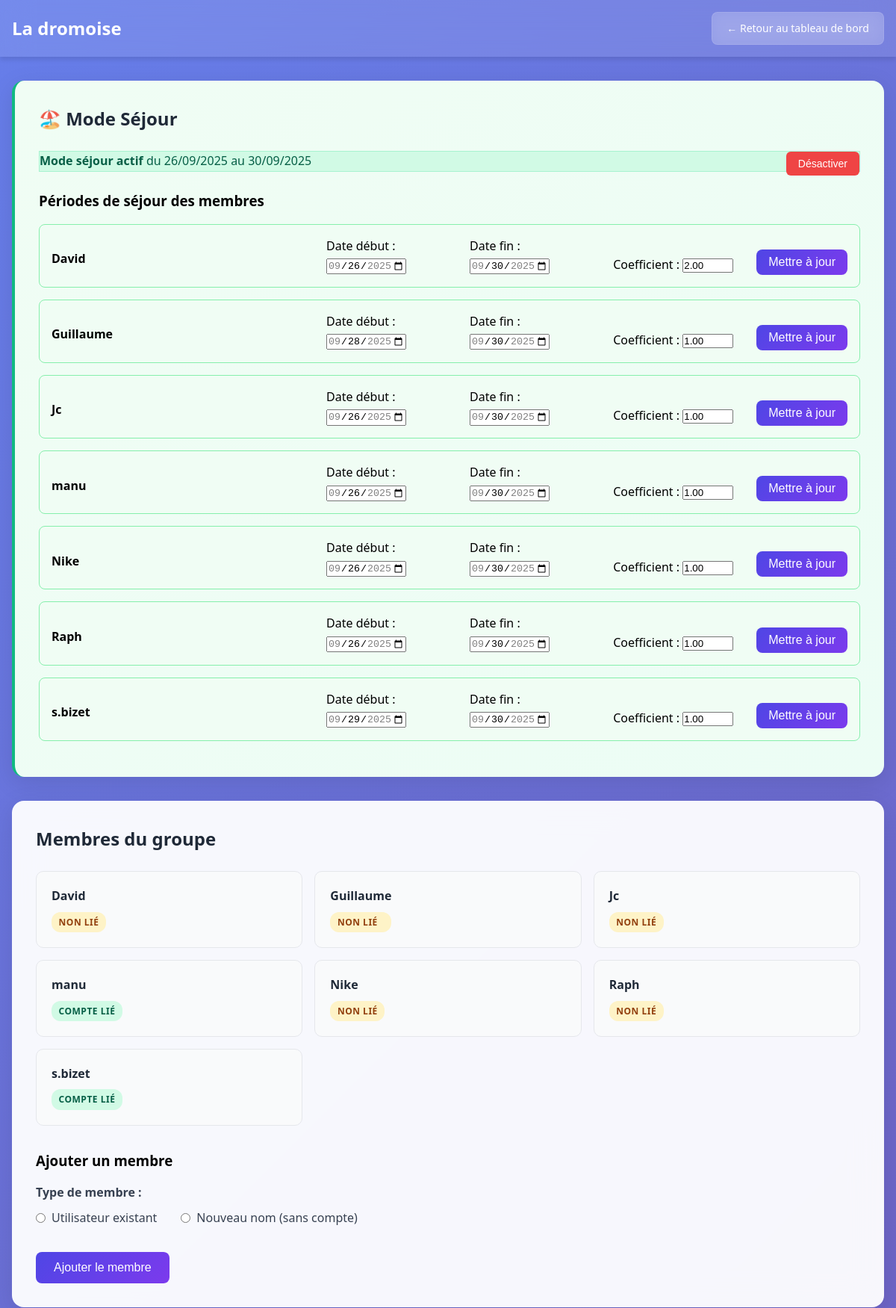
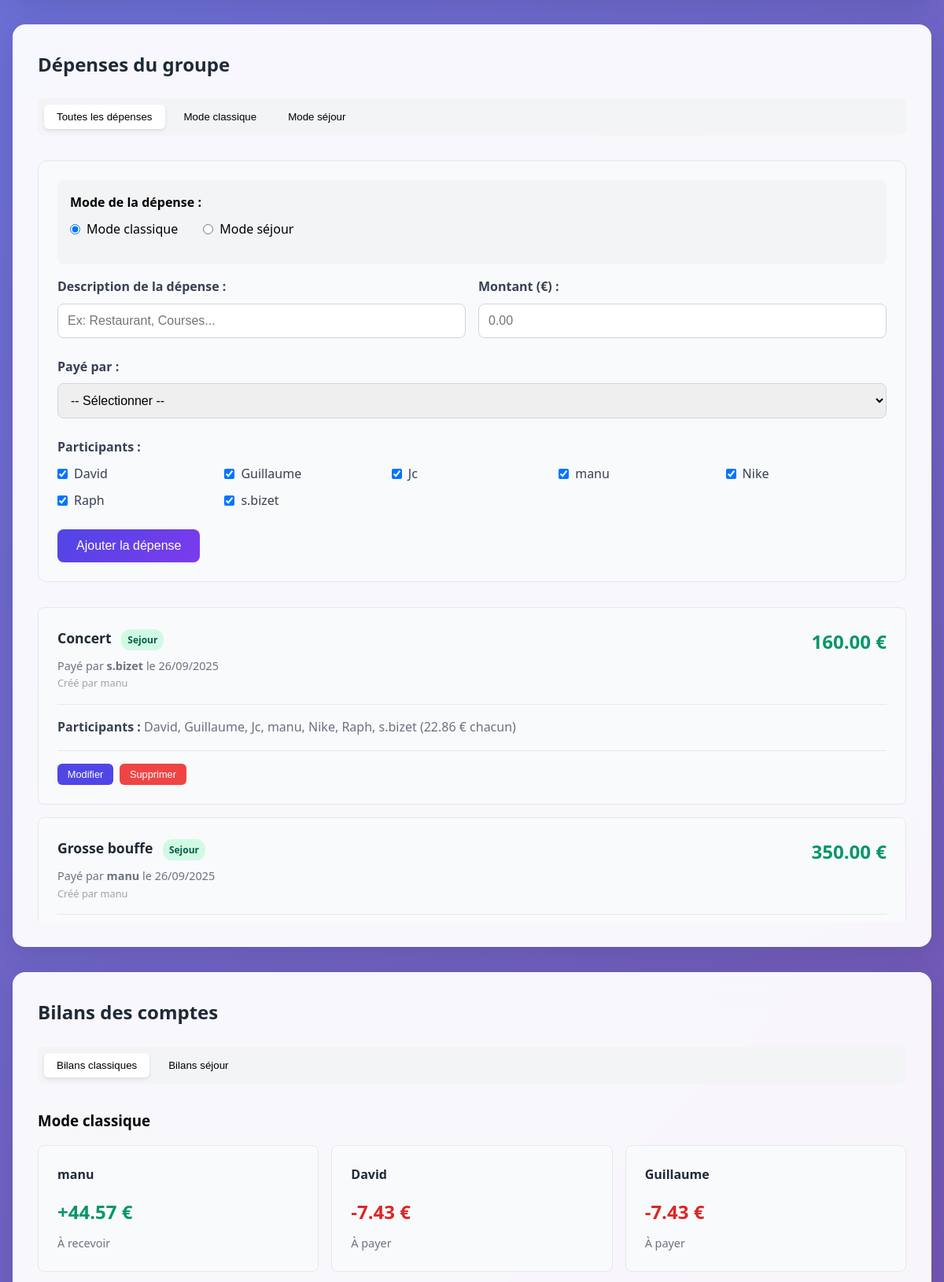
Page /group.php?id=4 (signed in, upper part) on the committed database (2 pictures, top to bottom).
### tables this page shows
CREATE TABLE `groups_table` (
  `id` int(11) NOT NULL,
  `name` varchar(100) NOT NULL,
  `description` text DEFAULT NULL,
  `created_by` int(11) DEFAULT NULL,
  `created_at` timestamp NULL DEFAULT current_timestamp(),
  `stay_mode_enabled` tinyint(1) DEFAULT 0,
  `stay_start_date` date DEFAULT NULL,
  `stay_end_date` date DEFAULT NULL
);

CREATE TABLE `group_members` (
  `id` int(11) NOT NULL,
  `group_id` int(11) DEFAULT NULL,
  `user_id` int(11) DEFAULT NULL,
  `member_name` varchar(50) NOT NULL,
  `status` enum('pending','active') DEFAULT 'pending',
  `joined_at` timestamp NULL DEFAULT current_timestamp()
);

CREATE TABLE `member_stay_periods` (
  `id` int(11) NOT NULL,
  `group_id` int(11) NOT NULL,
  `member_name` varchar(50) NOT NULL,
  `start_date` date NOT NULL,
  `end_date` date NOT NULL,
  `coefficient` decimal(5,2) DEFAULT 1.00,
  `created_at` timestamp NULL DEFAULT current_timestamp(),
  `updated_at` timestamp NULL DEFAULT current_timestamp() ON UPDATE current_timestamp()
);

CREATE TABLE `expenses` (
  `id` int(11) NOT NULL,
  `group_id` int(11) DEFAULT NULL,
  `title` varchar(100) NOT NULL,
  `amount` decimal(10,2) NOT NULL,
  `paid_by` varchar(50) NOT NULL,
  `created_by` int(11) DEFAULT NULL,
  `created_at` timestamp NULL DEFAULT current_timestamp(),
  `modified_by` int(11) DEFAULT NULL,
  `modified_at` timestamp NULL DEFAULT NULL,
  `expense_mode` enum('classique','sejour') DEFAULT 'classique'
);

CREATE TABLE `users` (
  `id` int(11) NOT NULL,
  `username` varchar(50) NOT NULL,
  `email` varchar(100) DEFAULT NULL,
  `password` varchar(255) NOT NULL,
  `status` enum('visiteur','utilisateur','administrateur') DEFAULT 'visiteur',
  `created_at` timestamp NULL DEFAULT current_timestamp()
);

### group.php (the view, shortened to what the rows shown need)
<?php
require_once 'auth.php';
require_once 'classes/Group.php';
require_once 'classes/Expense.php';
$database = new Database();
$db = $database->getConnection();
$groupManager = new Group($db);
$expenseManager = new Expense($db);
$groupId = $_GET['id'] ?? 0;
$group = $groupManager->getGroupById($groupId);
$members = $groupManager->getGroupMembers($groupId);
$expenses = $expenseManager->getGroupExpenses($groupId);
$debts = $expenseManager->calculateDebts($groupId);
$stayPeriods = [];
if ($group['stay_mode_enabled']) {
    $stayPeriods = $groupManager->getMemberStayPeriods($groupId);
    $stayDebts = $expenseManager->calculateStayDebts($groupId);
}
?>
<!DOCTYPE html>
<html lang="fr">
<head>
</head>
<body>
    <nav class="navbar">
        <div class="navbar-content">
            <h1><?= htmlspecialchars($group['name']) ?></h1>
            <div>
                <a href="dashboard.php" class="btn">← Retour au tableau de bord</a>
            </div>
        </div>
    </nav>
    <div class="container">
        <?php if(getUserStatus() !== 'visiteur'): ?>
        <div class="section <?= $group['stay_mode_enabled'] ? 'stay-mode-section' : 'stay-mode-disabled' ?>">
            <h2>🏖️ Mode Séjour</h2>
            <?php if(!$group['stay_mode_enabled']): ?>
                <div class="alert alert-warning">
                    <strong>Mode séjour désactivé.</strong> Activez-le pour gérer les dépenses avec des coefficients de participation et des périodes personnalisées.
                </div>
                <form method="POST">
                    <input type="hidden" name="action" value="configure_stay_mode">
                    <div class="form-row">
                        <div class="form-group">
                            <label>Date de début du séjour :</label>
                            <input type="date" name="stay_start_date" required>
                        </div>
                        <div class="form-group">
                            <label>Date de fin du séjour :</label>
                            <input type="date" name="stay_end_date" required>
                        </div>
                    </div>
                    <button type="submit" class="btn-primary">Activer le mode séjour</button>
                </form>
            <?php else: ?>
                <div class="alert-success" style="margin-bottom: 1.5rem;">
                    <strong>Mode séjour actif</strong> du <?= date('d/m/Y', strtotime($group['stay_start_date'])) ?>
                    au <?= date('d/m/Y', strtotime($group['stay_end_date'])) ?>
                    <form method="POST" style="display: inline; float: right;">
                        <button type="submit" class="btn-danger" onclick="return confirm('Désactiver le mode séjour ? Toutes les périodes seront supprimées.')">
                            Désactiver
                        </button>
                    </form>
                </div>
                <h3 style="margin-bottom: 1rem;">Périodes de séjour des membres</h3>
                <?php foreach($members as $member): ?>
                    <?php
                    $memberPeriod = null;
                    foreach($stayPeriods as $period) {
                        if($period['member_name'] === $member['member_name']) {
                            $memberPeriod = $period;
                            break;
                        }
                    }
                    ?>
                    <div class="stay-period-card">
                        <form method="POST" class="stay-period-form">
                            <div>
                                <label style="font-weight: 600; margin-bottom: 0.5rem; display: block;">
                                    <?= htmlspecialchars($member['member_name']) ?>
                                </label>
                            </div>
                            <div>
                                <label>Date début :</label>
                                <input type="date"
                                       name="member_start_date"
                                       value="<?= $memberPeriod ? $memberPeriod['start_date'] : $group['stay_start_date'] ?>"
                                       min="<?= $group['stay_start_date'] ?>"
                                       max="<?= $group['stay_end_date'] ?>"
                                       required>
                            </div>
                            <div>
                                <label>Date fin :</label>
                                <input type="date"
                                       name="member_end_date"
                                       value="<?= $memberPeriod ? $memberPeriod['end_date'] : $group['stay_end_date'] ?>"
                                       min="<?= $group['stay_start_date'] ?>"
                                       max="<?= $group['stay_end_date'] ?>"
                                       required>
                            </div>
                            <div>
                                <label>Coefficient :</label>
                                <input type="number"
                                       name="coefficient"
                                       step="0.1"
                                       min="0.1"
                                       max="10"
                                       value="<?= $memberPeriod ? $memberPeriod['coefficient'] : '1.0' ?>"
                                       required>
                            </div>
                            <div>
                                <button type="submit" class="btn-primary" style="padding: 0.5rem 1rem;">
                                    Mettre à jour
                                </button>
                            </div>
                        </form>
                    </div>
                <?php endforeach; ?>
            <?php endif; ?>
        </div>
        <?php endif; ?>
        <div class="section">
            <h2>Membres du groupe</h2>
            <?php if(empty($members)): ?>
                <p>Aucun membre dans ce groupe.</p>
            <?php else: ?>
                <div class="members-grid">
                    <?php foreach($members as $member): ?>
                        <div class="member-card">
                            <div class="member-info">
                                <div class="member-name"><?= htmlspecialchars($member['member_name']) ?></div>
                                <span class="member-status <?= $member['user_id'] ? 'status-linked' : 'status-unlinked' ?>">
                                    <?= $member['user_id'] ? 'Compte lié' : 'Non lié' ?>
                                </span>
                            </div>
                        </div>
                    <?php endforeach; ?>
                </div>
            <?php endif; ?>
        </div>
        <div class="section">
            <h2>Dépenses du groupe</h2>
            <?php if(getUserStatus() !== 'visiteur'): ?>
                <form method="POST" class="expense-form" style="margin-bottom: 2rem;">
                    <div class="form-group">
                        <div class="checkbox-group">
                            <?php foreach($members as $member): ?>
                                <label>
                                    <input type="checkbox" name="participants[]" value="<?= htmlspecialchars($member['member_name']) ?>" checked>
                                    <?= htmlspecialchars($member['member_name']) ?>
                                </label>
                            <?php endforeach; ?>
                        </div>
                    </div>
                </form>
            <?php endif; ?>
            <?php if(empty($expenses)): ?>
                <p style="color: #6b7280; text-align: center; padding: 2rem;">Aucune dépense enregistrée pour ce groupe.</p>
            <?php else: ?>
                <div class="expenses-list" id="expenses-container">
                    <?php foreach($expenses as $expense): ?>
                        <div class="expense-card expense-mode-<?= $expense['expense_mode'] ?>" style="background: #f9fafb; border: 1px solid #e5e7eb; border-radius: 8px; padding: 1.5rem; margin-bottom: 1rem;">
                            <div style="display: flex; justify-content: space-between; align-items: start; margin-bottom: 1rem;">
                                <div>
                                    <h4 style="color: #1f2937; margin-bottom: 0.5rem; font-size: 1.1rem;">
                                        <?= htmlspecialchars($expense['title']) ?>
                                        <span class="balance-mode-indicator mode-<?= $expense['expense_mode'] ?>">
                                            <?= ucfirst($expense['expense_mode']) ?>
                                        </span>
                                    </h4>
                                    <p style="color: #6b7280; font-size: 0.9rem;">
                                        Payé par <strong><?= htmlspecialchars($expense['paid_by']) ?></strong>
                                        le <?= date('d/m/Y', strtotime($expense['created_at'])) ?>
                                    </p>
                                    <p style="color: #9ca3af; font-size: 0.8rem;">
                                        Créé par <?= htmlspecialchars($expense['creator_name'] ?: 'Inconnu') ?>
                                    </p>
                                </div>
                                <div style="text-align: right;">
                                    <div style="font-size: 1.5rem; font-weight: bold; color: #059669;"><?= number_format($expense['amount'], 2) ?> €</div>
                                </div>
                            </div>
                            <div style="border-top: 1px solid #e5e7eb; padding-top: 1rem; margin-bottom: 1rem;">
                                <strong style="color: #374151;">Participants :</strong>
                                <?php
                                $participants = $expenseManager->getExpenseParticipants($expense['id']);
                                $participantNames = array_column($participants, 'member_name');
                                $sharePerPerson = count($participants) > 0 ? $expense['amount'] / count($participants) : 0;
                                ?>
                                <span style="color: #6b7280;">
                                    <?= htmlspecialchars(implode(', ', $participantNames)) ?>
                                    (<?= number_format($sharePerPerson, 2) ?> € chacun)
                                </span>
                            </div>
                            <?php if(getUserStatus() !== 'visiteur'): ?>
                                <div style="margin-top: 1rem; padding-top: 1rem; border-top: 1px solid #e5e7eb; display: flex; gap: 0.5rem; flex-wrap: wrap;">
                                    <?php
                                    $canModify = isAdmin() || $expenseManager->canUserModifyExpense($expense['id'], $_SESSION['user_id']);
                                    ?>
                                    <?php if($canModify): ?>
                                        <button onclick="showEditForm(<?= $expense['id'] ?>)"
                                                style="background: #4f46e5; color: white; border: none; padding: 0.4rem 0.8rem; border-radius: 6px; cursor: pointer; font-size: 0.8rem;">
                                            Modifier
                                        </button>
                                        <form method="POST" style="display: inline;" onsubmit="return confirm('Supprimer cette dépense ?')">
                                            <button type="submit" style="background: #ef4444; color: white; border: none; padding: 0.4rem 0.8rem; border-radius: 6px; cursor: pointer; font-size: 0.8rem;">
                                                Supprimer
                                            </button>
                                        </form>
                                    <?php else: ?>
                                        <span style="color: #9ca3af; font-size: 0.8rem; font-style: italic;">
                                            Seul le créateur peut modifier/supprimer cette dépense
                                        </span>
                                    <?php endif; ?>
                                </div>
                            <?php endif; ?>
                        </div>
                    <?php endforeach; ?>
                </div>
            <?php endif; ?>
        </div>
        <div class="section">
            <h2>Bilans des comptes</h2>
        </div>
    </div>
</body>
</html>

### rows in the picture
groups_table: name "La dromoise", stay_start_date "26/09/2025", stay_end_date "30/09/2025"
group_members: member_name "David", shows "NON LIÉ"
member_stay_periods: member_start_date "09/26/2025", member_end_date "09/30/2025", coefficient "2.00"
group_members: member_name "Guillaume", shows "NON LIÉ"
member_stay_periods: member_start_date "09/28/2025", member_end_date "09/30/2025", coefficient "1.00"
group_members: member_name "Jc", shows "NON LIÉ"
member_stay_periods: member_start_date "09/26/2025", member_end_date "09/30/2025", coefficient "1.00"
group_members: member_name "manu", shows "COMPTE LIÉ"
member_stay_periods: member_start_date "09/26/2025", member_end_date "09/30/2025", coefficient "1.00"
group_members: member_name "Nike", shows "NON LIÉ"
member_stay_periods: member_start_date "09/26/2025", member_end_date "09/30/2025", coefficient "1.00"
group_members: member_name "Raph", shows "NON LIÉ"
member_stay_periods: member_start_date "09/26/2025", member_end_date "09/30/2025", coefficient "1.00"
group_members: member_name "s.bizet", shows "COMPTE LIÉ"
member_stay_periods: member_start_date "09/29/2025", member_end_date "09/30/2025", coefficient "1.00"
expenses: title "Concert", expense_mode "Sejour", paid_by "s.bizet", created_at "26/09/2025", created_by.username "manu", amount "160.00", participantNames "David, Guillaume, Jc, manu, Nike, Raph, s.bizet", amount "22.86"
expenses: title "Grosse bouffe", expense_mode "Sejour", paid_by "manu", created_at "26/09/2025", created_by.username "manu", amount "350.00"

### other values in the picture
$person "manu"
$balance "44.57"
$person "David"
$balance "-7.43"
$person "Guillaume"
